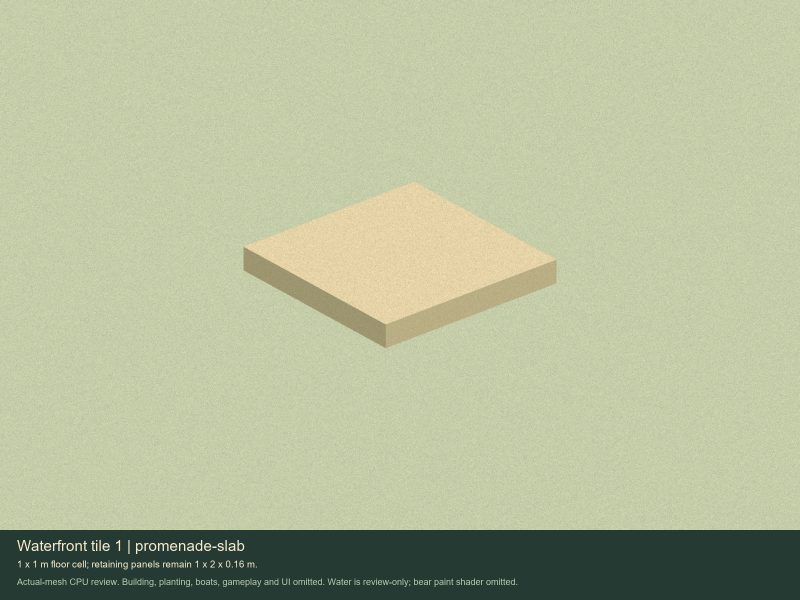
#> input picture docs/art/horticulture-waterfront/previews/part-01.jpg, 1600 x 1200 px (shown at 1/2 size); its folder holds only this picture in this run
$ python compose-review.py
#> lines starting #> are read from the running program, lines starting #| are printed output that depends on the picture
"""Labelled sheets from actual CPU mesh renders and preserved source pixels."""
from pathlib import Path
import json
from PIL import Image,ImageDraw,ImageFont
ROOT=Path(__file__).resolve().parents[3];P=ROOT/'docs/art/horticulture-waterfront/previews';E=ROOT/'art/source/horticulture-waterfront/evidence'
def font(n,b=False):return ImageFont.truetype('C:/Windows/Fonts/'+('arialbd.ttf' if b else 'arial.ttf'),n)
def txt(im,xy,text,n=25,b=False):ImageDraw.Draw(im).text(xy,text,font=font(n,b),fill='#29433b')
labels=[('Promenade slab','1 x 1 m; native 0.12 m slab'),('Retaining wall + coping','1 x 1 m cell; native 2 m wall'),('Railed section','1 x 1 m cell; dark horizontal bars'),('Rusticated pier + capped post','1 x 1 m cell'),('Outside corner','1 x 1 m cell; 90-degree turn'),('Inside corner','2 x 2 m envelope; three land cells'),('Left terminal','1 x 1 m cell; closed end return'),('Right terminal','1 x 1 m cell; closed end return'),('Water-access stair','2 x 5 m including native landing')]
canvas=Image.new('RGB',(2020,1800),'#f6f1e6');d=ImageDraw.Draw(canvas)
#> after `canvas = Image.new('RGB', (2020, 1800), '#f6f1e6')`:
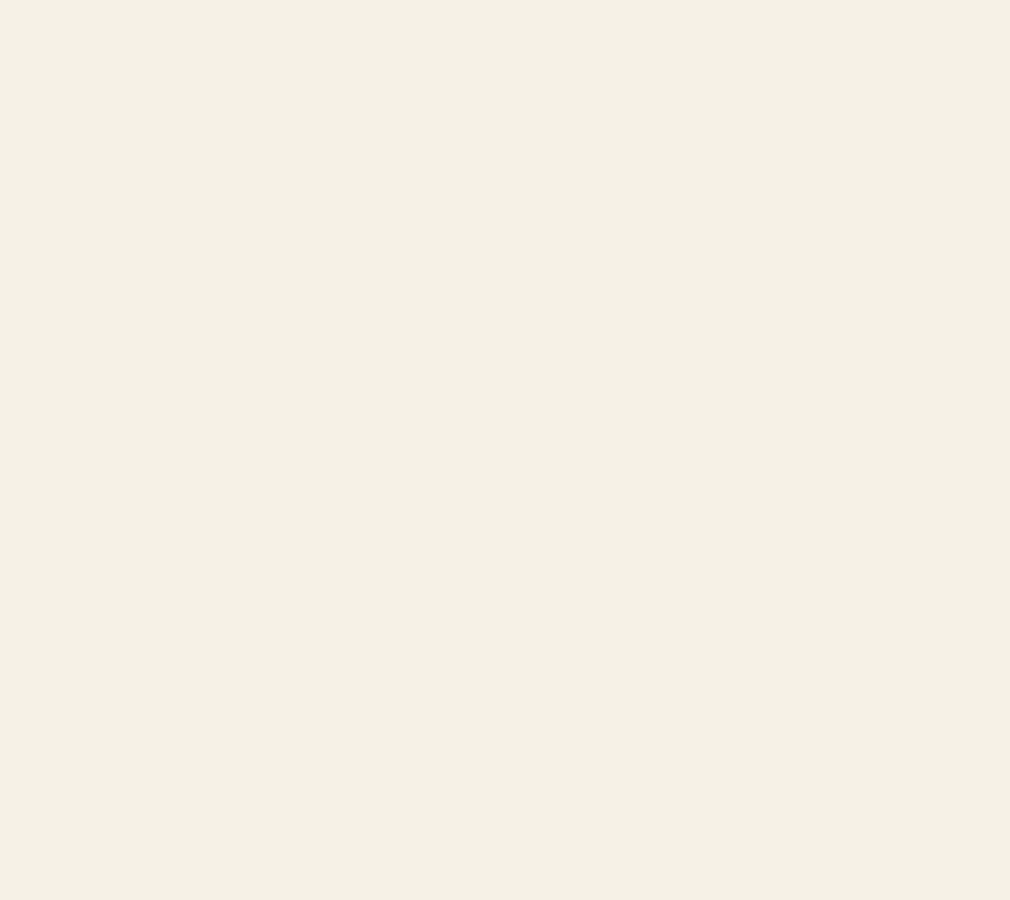
#> canvas: PIL image 2020x1800 RGB (shown at 1/2 size); mean R, G, B 246, 241, 230
txt(canvas,(40,28),'Horticulture waterfront | reusable tile catalogue',43,True)
txt(canvas,(40,90),'Actual asset meshes. Native deck: 2.12 m. 1 m panels stay unscaled; custom trim and rails.',26)
for i,(title,caption)in enumerate(labels):
 x=30+(i%3)*665;y=150+(i//3)*530
 im=Image.open(P/f'part-{i+1:02d}.jpg').crop((0,0,1600,1060)).resize((640,424),Image.Resampling.LANCZOS)
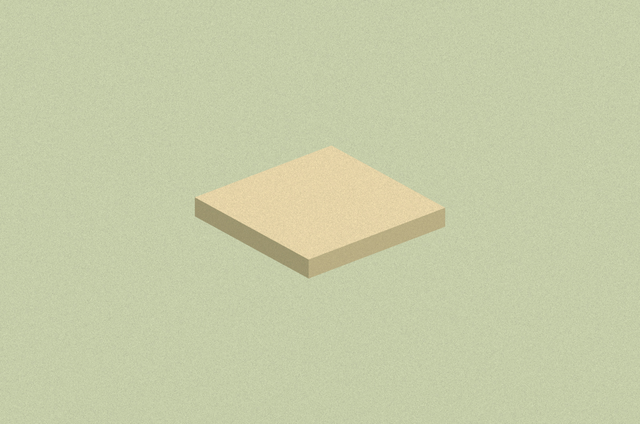
#> im: PIL image 640x424 RGB; mean R, G, B 198.3, 204.4, 167.5
 canvas.paste(im,(x,y));txt(canvas,(x+8,y+434),f'{i+1}. {title}',26,True);txt(canvas,(x+8,y+471),caption,23)
#> after `canvas.paste(im, (x, y))`:
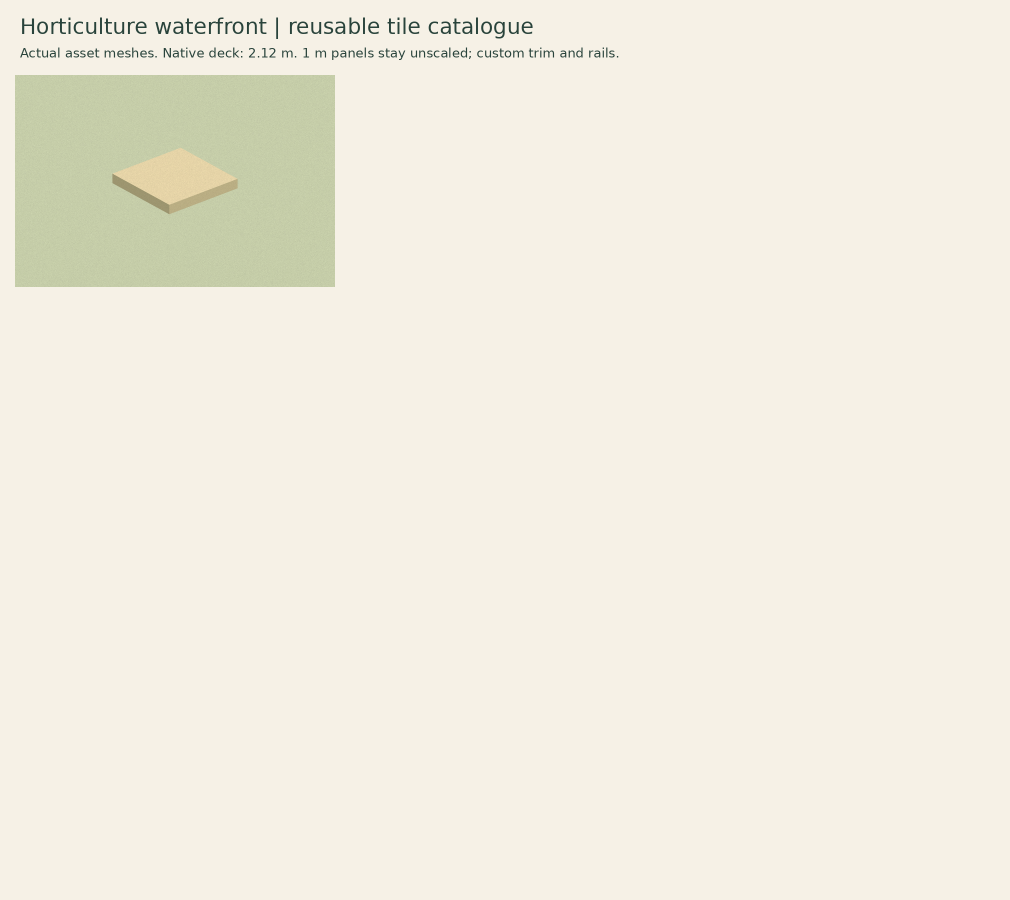
#> canvas: PIL image 2020x1800 RGB (shown at 1/2 size); mean R, G, B 241.6, 237.6, 224.7
#> (the run stopped early here; a loop or call above may not have finished)
